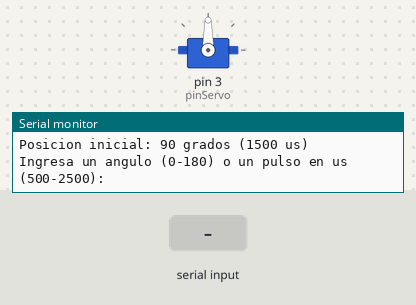
Simulated run of this sketch. Board: Arduino Uno, built with avr-gcc and run on an emulated ATmega328P. Parts: servo, the last lines printed to the serial monitor. Inputs (shaded band) come from the test bench.

Above: at 1.2 s.
1.3 s: "30,150\n" received over Serial
At 2.5 s:
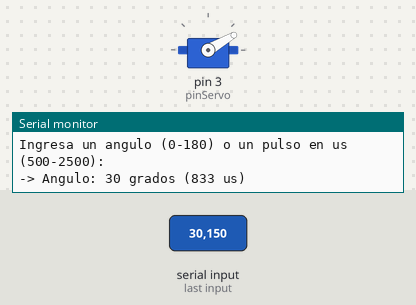
2.8 s: "0\n" received over Serial
At 3.4 s:
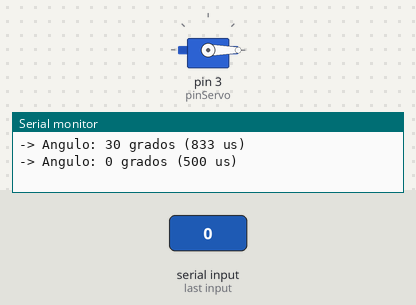
4.3 s: "90,45\n" received over Serial
At 4.7 s:
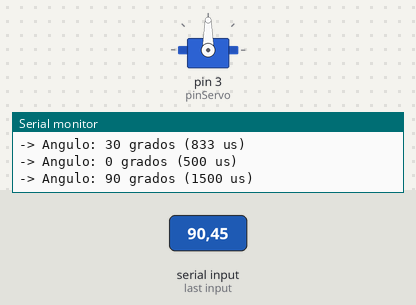
Timing chart, 0 to 7.3 s (numbered marks = the images above; inputs shaded):
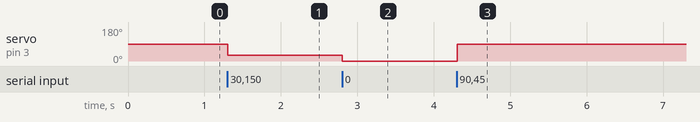

Measured:
- after the input at 1.3 s, servo on pin 3 (pinServo): 90° → 30° at once
- after the input at 2.8 s, servo on pin 3 (pinServo): 30° → 0° at once
- after the input at 4.3 s, servo on pin 3 (pinServo): 0° → 90° at once

The sketch:

prueba_servo_muneca.ino
```cpp
// Prueba servo de la muñeca - Arduino Uno
// Servo GXservo Y3225MG (25 kg)
//
// Al encender, el servo va directo a 90° (centro), para poder ensamblar
// la muñeca con giro hacia ambos lados.
//
// Monitor serie del Arduino IDE a 9600 baudios:
//   - Escribir un ángulo (0 a 180) y Enter -> el servo va a ese ángulo.  Ej: 10, 20, 90
//   - Escribir un valor de 500 a 2500 -> pulso en microsegundos (ajuste fino).  Ej: 1500
//
// ALIMENTACIÓN: un servo de 25 kg puede consumir 2-3 A al arrancar o trabarse.
// El pin 5V del Uno (por USB) no da esa corriente y la placa se puede reiniciar.
// Lo correcto es alimentar el servo con una fuente externa (5-6 V, 3 A o más)
// y unir el GND de la fuente con el GND del Arduino.

#include <Servo.h>

Servo servoMuneca;

const int pinServo = 3;            // Señal PWM del servo
const int anguloInicial = 90;      // Posición de ensamblado

// Rango de pulso del servo: 500 us = 0°, 1500 us = 90° (centro), 2500 us = 180°
const int pulsoMin = 500;
const int pulsoMax = 2500;

void setup() {
  // Se manda la posición antes de attach() para que el primer pulso ya sea 90°
  servoMuneca.write(anguloInicial);
  servoMuneca.attach(pinServo, pulsoMin, pulsoMax);

  Serial.begin(9600);
  Serial.setTimeout(100);  // Funciona con o sin fin de línea en el monitor
  Serial.println("Servo de la muneca listo.");
  Serial.print("Posicion inicial: ");
  Serial.print(anguloInicial);
  Serial.println(" grados (1500 us)");
  Serial.println("Ingresa un angulo (0-180) o un pulso en us (500-2500):");
}

void loop() {
  if (!Serial.available()) return;

  String entrada = Serial.readStringUntil('\n');
  entrada.trim();
  if (entrada.length() == 0) return;

  long valor = entrada.toInt();
  if (valor == 0 && entrada != "0") {
    Serial.print("No es un numero: ");
    Serial.println(entrada);
    return;
  }

  if (valor >= 0 && valor <= 180) {
    servoMuneca.write((int)valor);
    Serial.print("-> Angulo: ");
    Serial.print(valor);
    Serial.print(" grados (");
    Serial.print(servoMuneca.readMicroseconds());
    Serial.println(" us)");
  } else if (valor >= pulsoMin && valor <= pulsoMax) {
    servoMuneca.writeMicroseconds((int)valor);
    Serial.print("-> Pulso: ");
    Serial.print(valor);
    Serial.println(" us");
  } else {
    Serial.print("Fuera de rango: ");
    Serial.print(valor);
    Serial.println("  (angulo 0-180 o pulso 500-2500)");
  }
}
```
